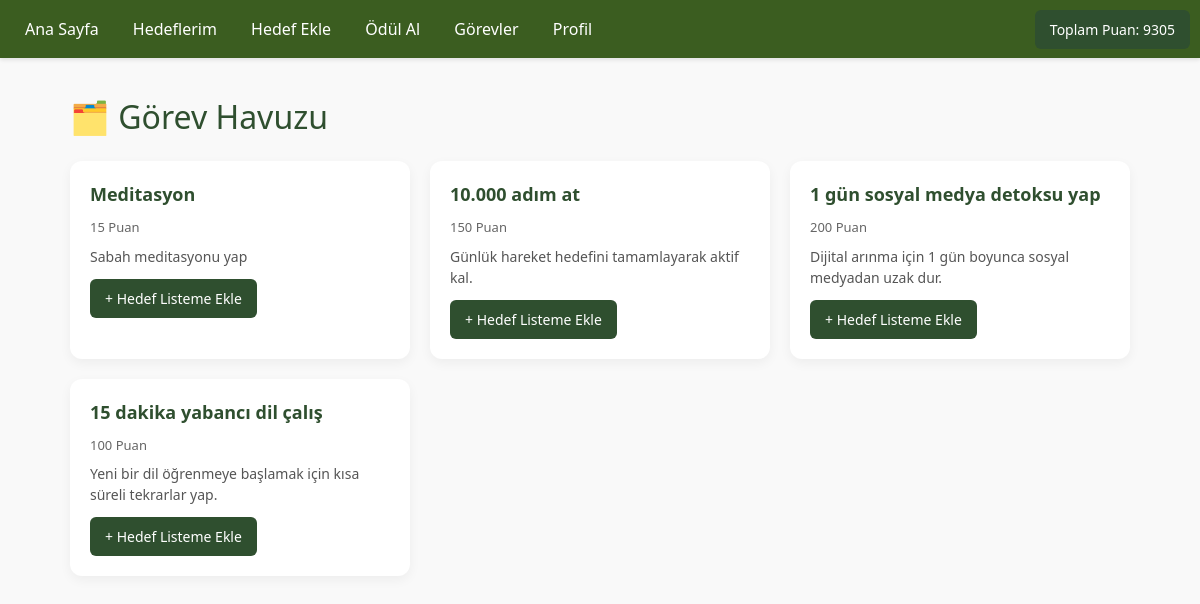
Page /accounts/tasks/ (signed in) on the committed database.
### accounts/models.py (models this page shows, shortened)
class Profile(models.Model):
    user = models.OneToOneField(User, on_delete=models.CASCADE)
    points = models.IntegerField(default=0)
    last_login_bonus = models.DateField(null=True, blank=True)
    daily_bonus_claimed = models.DateField(null=True, blank=True)

class TaskTemplate(models.Model):
    title = models.CharField(max_length=255)
    description = models.TextField(blank=True, null=True)
    points = models.IntegerField(default=10)

### accounts/views.py (the view)
# urls.py: path('tasks/', views.task_pool, name='task_pool'),
@login_required
def task_pool(request):
    tasks = TaskTemplate.objects.all()
    from .models import DAY_CHOICES  # gün seçeneklerini ekliyoruz
    return render(request, 'accounts/task_pool.html', {
        'tasks': tasks,
        'DAY_CHOICES': DAY_CHOICES
    })

### accounts/templates/accounts/task_pool.html (shortened to what this page needs)
{% load static %}
<!DOCTYPE html>
<html lang="tr">
<head>
    <link href="https://cdn.jsdelivr.net/npm/bootstrap@5.3.0/dist/css/bootstrap.min.css" rel="stylesheet">
</head>
<body>
    <div class="navbar">
        <div>
            <a href="{% url 'home' %}">Ana Sayfa</a>
            <a href="{% url 'goal_list' %}">Hedeflerim</a>
            <a href="{% url 'add_goal' %}">Hedef Ekle</a>
            <a href="{% url 'reward_list' %}">Ödül Al</a>
            <a href="{% url 'task_pool' %}">Görevler</a>
            <a href="{% url 'profile' %}">Profil</a>
        </div>
        <div>
            <span class="btn">Toplam Puan: {{ user.profile.points }}</span>
        </div>
    </div>
    <div class="container">
        <h2>🗂️ Görev Havuzu</h2>
        {% if tasks %}
        <div class="tasks-grid">
            {% for task in tasks %}
            <div class="task-card">
                <div class="task-title">{{ task.title }}</div>
                <div class="points">{{ task.points }} Puan</div>
                <div class="task-description">{{ task.description }}</div>
                <button class="btn"
                        data-bs-toggle="modal"
                        data-bs-target="#addGoalModal"
                        data-task-id="{{ task.id }}">
                    + Hedef Listeme Ekle
                </button>
            </div>
            {% endfor %}
        </div>
        {% else %}
        <div class="no-tasks">Henüz sistemde görev bulunmamaktadır.</div>
        {% endif %}
    </div>
</body>
</html>

### accounts/templates/accounts/task_pool.html (style rules this page uses)
body { font-family: 'Segoe UI', Tahoma, Geneva, Verdana, sans-serif; margin: 0; background-color: #f9f9f9; }
.navbar { padding: 0px 10px; background-color: #3b5d20; height: 58px; color: white; display: flex; justify-content: space-between; align-items: center; box-shadow: 0 2px 4px rgba(0, 0, 0, 0.1); }
.navbar a { color: white; text-decoration: none; margin: 0 15px; font-weight: 500; }
.container { max-width: 1100px; margin: 40px auto; padding: 0 20px; }
h2 { color: #2f4f2f; margin-bottom: 25px; }
.tasks-grid { display: grid; grid-template-columns: repeat(auto-fill, minmax(280px, 1fr)); gap: 20px; }
.task-card { background-color: white; padding: 20px; border-radius: 12px; box-shadow: 0 4px 12px rgba(0, 0, 0, 0.05); transition: transform 0.2s ease, box-shadow 0.2s ease; }
.task-title { font-size: 18px; font-weight: bold; margin-bottom: 10px; color: #2f4f2f; }
.task-description { font-size: 14px; color: #555; margin-bottom: 12px; }
.points { font-size: 13px; color: #666; margin-bottom: 8px; }
.btn { background-color: #2f4f2f; color: white; padding: 8px 14px; border-radius: 6px; text-decoration: none; font-size: 14px; display: inline-block; }

### rows in the picture
TaskTemplate: title "Meditasyon", points "15", description "Sabah meditasyonu yap"
TaskTemplate: title "10.000 adım at", points "150", description "Günlük hareket hedefini tamamlayarak aktif kal."
TaskTemplate: title "1 gün sosyal medya detoksu yap", points "200", description "Dijital arınma için 1 gün boyunca sosyal medyadan uzak dur."
TaskTemplate: title "15 dakika yabancı dil çalış", points "100", description "Yeni bir dil öğrenmeye başlamak için kısa süreli tekrarlar yap."

### other values in the picture
{{ user.profile.points }} "9305"
